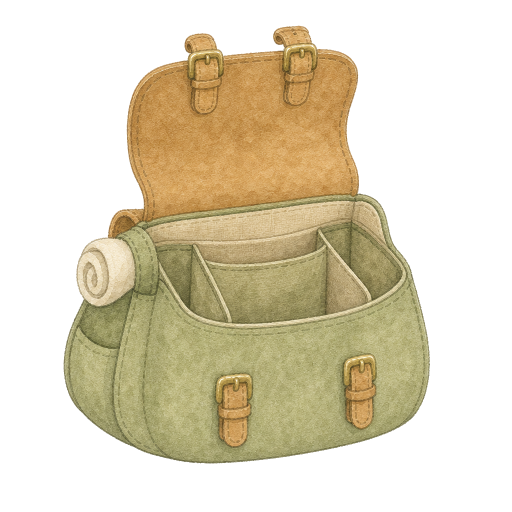
#> input picture docs/art/candidates/pack/v1/source/pack-opened-source-generated-v01.png, 1024 x 1024 px (shown at 1/2 size)
$ python build_pack_candidate.py
#> lines starting #> are read from the running program, lines starting #| are printed output that depends on the picture; after the words box and inside, x2 and y2 are one past the last pixel; in counts of white or black regions, pixels touching at a corner belong together
#!/usr/bin/env python3
"""Build the non-shipping opened-pack watercolor review pack."""

from __future__ import annotations

from collections import deque
from datetime import date
from hashlib import sha256
import json
from pathlib import Path
from typing import Iterable

from PIL import Image, ImageChops, ImageDraw, ImageFilter, ImageFont


ROOT = Path(__file__).resolve().parents[1]
REPO = ROOT.parents[4]
SOURCE = ROOT / "source"
MASTERS = ROOT / "masters"
RUNTIME = ROOT / "runtime"
REVIEWS = ROOT / "reviews"

GENERATED_SOURCE = SOURCE / "pack-opened-source-generated-v01.png"
ITEM_BOARD = (
    REPO
    / "docs/art/candidates/calibration"
    / "calibration-non-final--item-board--starter-set--candidate-a--v01.png"
)
HOME_REVIEWS = {
    (390, 844): (
        REPO
        / "docs/art/candidates/home/v3/reviews"
        / "mobile-review--390x844--at-home--non-shipping-v03.png"
    ),
    (430, 932): (
        REPO
        / "docs/art/candidates/home/v3/reviews"
        / "mobile-review--430x932--at-home--non-shipping-v03.png"
    ),
}

MASTER_SIZE = 1536
RUNTIME_SIZES = (342, 382)
STATUS = "NON-SHIPPING / VISUAL-REVIEW-ONLY"

BASE_MASTER = MASTERS / "pack-opened-base--master-1536--non-shipping-v01.png"
RIM_MASTER = (
    MASTERS
    / "pack-opened-foreground-rim--master-1536--non-shipping-v01.png"
)

GENERATION_PROMPT = (
    "Create one centered, physically believable opened travel satchel as a "
    "reusable watercolor game asset, matching the supplied approved closed "
    "navigation satchel: muted sage woven body, warm ochre-tan leather flap "
    "and straps, antique-brass buckles, and the rolled cream blanket secured "
    "on the left. Show the flap hinged upward and backward, a lined cavity, "
    "three believable organizing zones, and a broad curved foreground lip "
    "that can occlude inserted item art. Use the locked restrained watercolor "
    "B intensity, thin warm gray-brown contours, low saturation, soft "
    "imperfect edges, and a transparent square canvas. No products, cat, "
    "scene, floor, text, numbers, labels, emoji, UI, logo, or watermark."
)


def ensure_directories() -> None:
    for directory in (SOURCE, MASTERS, RUNTIME, REVIEWS):
        directory.mkdir(parents=True, exist_ok=True)


def clamp(value: float, low: float = 0.0, high: float = 1.0) -> float:
    return max(low, min(high, value))


def flattened_pixels(image: Image.Image) -> list:
    getter = getattr(image, "get_flattened_data", None)
    return list(getter() if getter else image.getdata())


def zero_transparent_rgb(image: Image.Image) -> Image.Image:
    rgba = image.convert("RGBA")
    pixels = []
    for red, green, blue, alpha in flattened_pixels(rgba):
        pixels.append((red, green, blue, alpha) if alpha else (0, 0, 0, 0))
    rgba.putdata(pixels)
    return rgba


def dematte_connected_light_background(
    source: Image.Image,
    *,
    luminance_floor: int,
    chroma_ceiling: int,
    enclosed_seeds: Iterable[tuple[int, int]] = (),
) -> Image.Image:
    """Remove a generated checker/paper matte without erasing enclosed light art."""

    rgb = source.convert("RGB")
    width, height = rgb.size
    values = flattened_pixels(rgb)
    count = width * height
    candidate = bytearray(count)

    for index, (red, green, blue) in enumerate(values):
        luminance = (red * 54 + green * 183 + blue * 19) // 256
        chroma = max(red, green, blue) - min(red, green, blue)
        if luminance >= luminance_floor and chroma <= chroma_ceiling:
            candidate[index] = 1

    background = bytearray(count)
    queue: deque[int] = deque()

    def seed(x: int, y: int) -> None:
        if not (0 <= x < width and 0 <= y < height):
            return
        index = y * width + x
        if candidate[index] and not background[index]:
            background[index] = 1
            queue.append(index)

    for x in range(width):
        seed(x, 0)
        seed(x, height - 1)
    for y in range(height):
        seed(0, y)
        seed(width - 1, y)
    for x, y in enclosed_seeds:
        seed(x, y)

    while queue:
        index = queue.popleft()
        x = index % width
        y = index // width
        if x:
            neighbor = index - 1
            if candidate[neighbor] and not background[neighbor]:
                background[neighbor] = 1
                queue.append(neighbor)
        if x + 1 < width:
            neighbor = index + 1
            if candidate[neighbor] and not background[neighbor]:
                background[neighbor] = 1
                queue.append(neighbor)
        if y:
            neighbor = index - width
            if candidate[neighbor] and not background[neighbor]:
                background[neighbor] = 1
                queue.append(neighbor)
        if y + 1 < height:
            neighbor = index + width
            if candidate[neighbor] and not background[neighbor]:
                background[neighbor] = 1
                queue.append(neighbor)

    connected_mask = Image.frombytes("L", (width, height), bytes(background))
    edge_zone = connected_mask.filter(ImageFilter.MaxFilter(11))
    edge_values = flattened_pixels(edge_zone)

    output = []
    for index, (red, green, blue) in enumerate(values):
        if background[index]:
            output.append((0, 0, 0, 0))
            continue

        alpha = 255
        if edge_values[index]:
            luminance = (red * 54 + green * 183 + blue * 19) / 256
            chroma = max(red, green, blue) - min(red, green, blue)
            color_evidence = chroma / max(1, chroma_ceiling * 1.45)
            value_evidence = (242 - luminance) / 62
            foreground = clamp(max(color_evidence, value_evidence))
            foreground = foreground * foreground * (3 - 2 * foreground)
            alpha = round(255 * foreground)
        output.append((red, green, blue, alpha))

    rgba = Image.new("RGBA", (width, height))
    rgba.putdata(output)
    return zero_transparent_rgb(rgba)


def resize_rgba(image: Image.Image, size: tuple[int, int]) -> Image.Image:
    return zero_transparent_rgb(
        image.convert("RGBA").resize(size, Image.Resampling.LANCZOS)
    )


def build_source_and_layers() -> None:
    source = Image.open(GENERATED_SOURCE)
#> source is the input picture: PIL image 1024x1024 RGBA; mean R, G, B, A 80.4, 71.2, 47.1, 112.8
    if source.mode == "RGBA" and source.getextrema()[3][0] == 0:
        clean = zero_transparent_rgb(source)
#> after the loop in zero_transparent_rgb, `for red, green, blue, alpha in flattened_pixels(rgba):`: pixels = 1048576 items
    else:
        clean = dematte_connected_light_background(
            source,
            luminance_floor=214,
            chroma_ceiling=20,
            enclosed_seeds=((384, 72), (580, 68)),
        )

    clean.save(GENERATED_SOURCE, optimize=True)
    master = resize_rgba(clean, (MASTER_SIZE, MASTER_SIZE))
    master.save(BASE_MASTER, optimize=True)

    scale = MASTER_SIZE / 1024
    rim_points_source = (
        (156, 528),
        (190, 536),
        (222, 562),
        (256, 598),
        (330, 630),
        (420, 648),
        (514, 653),
        (610, 641),
        (702, 616),
        (780, 578),
        (834, 530),
        (872, 552),
        (908, 668),
        (900, 792),
        (856, 862),
        (780, 904),
        (640, 926),
        (460, 936),
        (286, 926),
        (188, 892),
        (128, 830),
        (110, 706),
        (118, 606),
    )
    antialias = 4
    mask = Image.new("L", (MASTER_SIZE * antialias, MASTER_SIZE * antialias), 0)
#> mask: PIL image 6144x6144 L; every value is 0
    draw = ImageDraw.Draw(mask)
    draw.polygon(
        [
            (
                round(x * scale * antialias),
                round(y * scale * antialias),
            )
            for x, y in rim_points_source
        ],
        fill=255,
    )
    blanket_points_source = (
        (102, 494),
        (124, 470),
        (206, 470),
        (240, 505),
        (244, 588),
        (212, 620),
        (118, 620),
        (96, 574),
    )
    draw.polygon(
        [
            (
                round(x * scale * antialias),
                round(y * scale * antialias),
            )
            for x, y in blanket_points_source
        ],
        fill=255,
    )
    mask = mask.resize((MASTER_SIZE, MASTER_SIZE), Image.Resampling.LANCZOS)
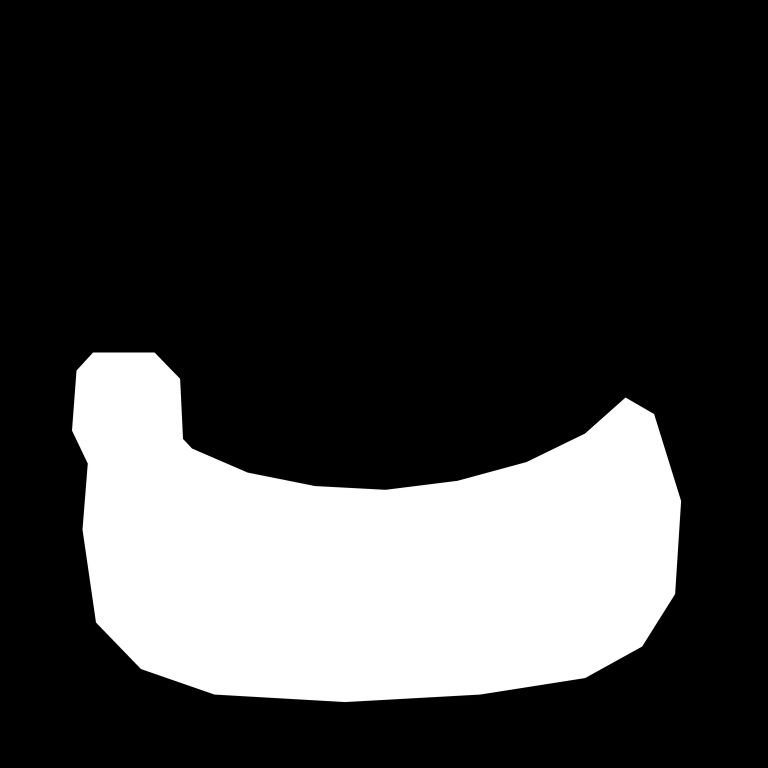
#> mask: PIL image 1536x1536 L (shown at 1/2 size); min 0, max 255, mean 60.4
    rim = master.copy()
    rim.putalpha(ImageChops.multiply(master.getchannel("A"), mask))
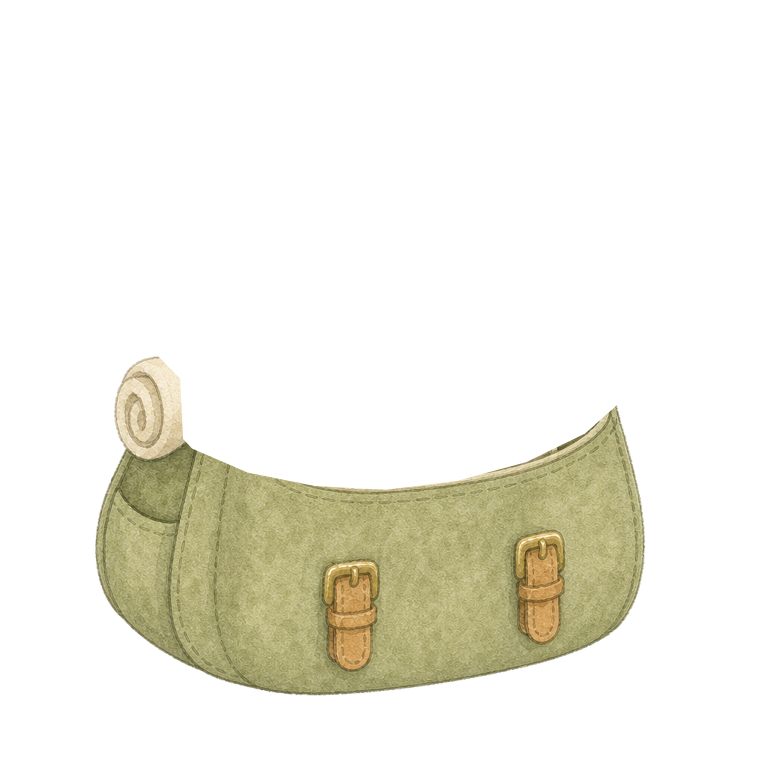
#> rim: PIL image 1536x1536 RGBA (shown at 1/2 size); mean R, G, B, A 81.3, 72.1, 47.9, 49.7; transparent parts drawn white
    rim = zero_transparent_rgb(rim)
    rim.save(RIM_MASTER, optimize=True)

    for size in RUNTIME_SIZES:
        resize_rgba(master, (size, size)).save(
            RUNTIME
            / f"pack-opened-base--css-{size}--non-shipping-v01.png",
            optimize=True,
        )
        resize_rgba(rim, (size, size)).save(
            RUNTIME
            / f"pack-opened-foreground-rim--css-{size}--non-shipping-v01.png",
            optimize=True,
        )


# [58 lines left out: functions get_font, fit_text, draw_wrapped_text, not called in this run]


def trim_alpha(image: Image.Image) -> Image.Image:
    alpha = image.getchannel("A")
    box = alpha.getbbox()
    return image.crop(box) if box else image


def load_review_items() -> dict[str, Image.Image]:
    board = Image.open(ITEM_BOARD).convert("RGB")
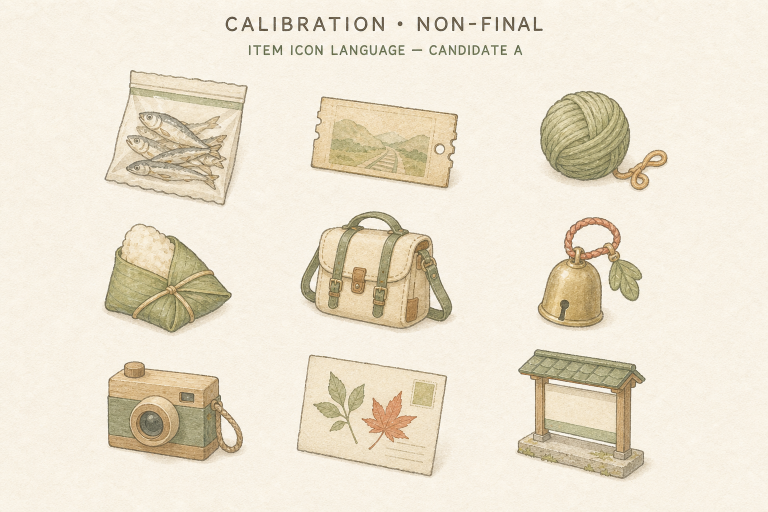
#> input picture docs/art/candidates/calibration/calibration-non-final--item-board--starter-set--candidate-a--v01.png, 1536 x 1024 px (shown at 1/2 size)
#> board is the input picture: PIL image 1536x1024 RGB; mean R, G, B 235.5, 226.7, 208.6
    crops = {
        "ticket": (540, 82, 990, 382),
        "yarn": (1010, 66, 1455, 390),
        "camera": (160, 585, 655, 1008),
    }
    items: dict[str, Image.Image] = {}
    for item_id, box in crops.items():
        crop = board.crop(box)
        clean = dematte_connected_light_background(
            crop,
            luminance_floor=207,
            chroma_ceiling=42,
        )
        items[item_id] = trim_alpha(clean)
#> this loop made 3 passes
#> pass 1, in load_review_items, `crop = board.crop(box)`:
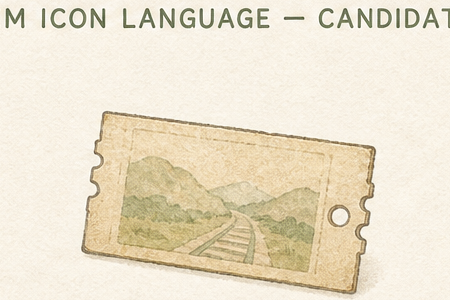
#> crop: PIL image 450x300 RGB; mean R, G, B 235.2, 225.3, 203.8
#> pass 1, in dematte_connected_light_background, `connected_mask = Image.frombytes("L", (width, height), bytes(backgroun..`:
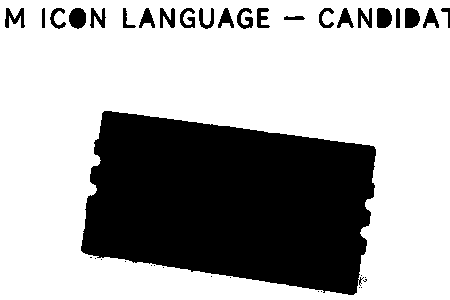
#> connected_mask: PIL image 450x300 L; values 0 (black) and 1 (white), 67% white; 39 black regions (16 under 20 px), largest, box (x1, y1, x2, y2) and area: (81, 111, 376, 295) 41081, (69, 8, 86, 29) 285, (377, 8, 392, 28) 260
#> after the loop:
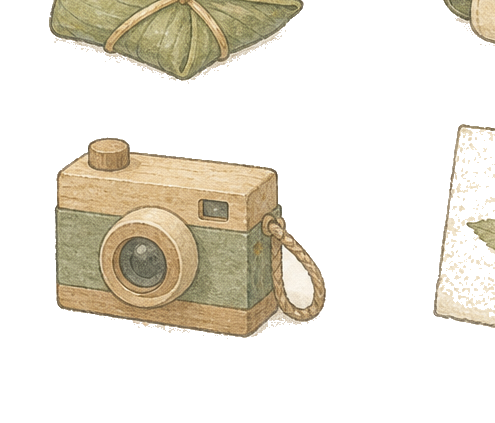
#> clean: PIL image 495x423 RGBA; mean R, G, B, A 52.2, 47.2, 36.2, 72.5; transparent parts drawn white
#> after the loop:
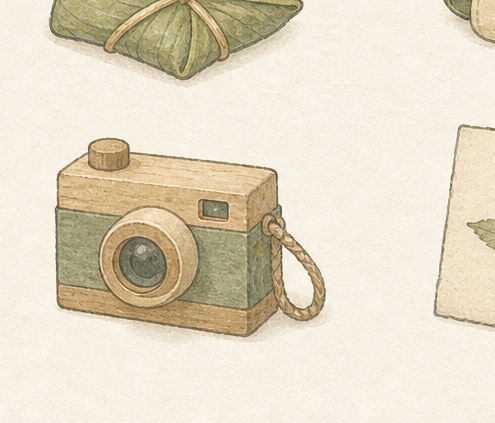
#> crop: PIL image 495x423 RGB; mean R, G, B 228.2, 218.4, 197.9
    return items


# [177 lines left out: functions paste_contain, render_bag, draw_summary, draw_empty_box, draw_item_card, not called in this run]


def make_drawer_shell(
    viewport: tuple[int, int],
    state_label: str,
) -> tuple[Image.Image, int, int]:
    width, height = viewport
    background = Image.open(HOME_REVIEWS[viewport]).convert("RGBA")
    if background.size != viewport:
        background = background.resize(viewport, Image.Resampling.LANCZOS)
    dim = Image.new("RGBA", viewport, (48, 49, 40, 86))
    background.alpha_composite(dim)

    drawer_height = min(round(height * 0.78), 720)
    top = height - drawer_height
    draw = ImageDraw.Draw(background)
    draw.rounded_rectangle(
        (0, top, width, height + 36),
        radius=28,
        fill=(247, 240, 223),
        outline=(122, 120, 101),
        width=1,
    )
    draw.rounded_rectangle(
        (width / 2 - 22, top + 10, width / 2 + 22, top + 14),
        radius=3,
        fill=(174, 172, 151),
    )
    eyebrow = get_font(10)
    title = get_font(22, semibold=True)
    close = get_font(20)
    label = get_font(9)
    draw.text((24, top + 33), "为下一次旅行", font=eyebrow, fill=(124, 125, 109))
    draw.text((24, top + 47), "行囊", font=title, fill=(79, 81, 68))
    draw.ellipse(
        (width - 62, top + 33, width - 24, top + 71),
        fill=(255, 252, 241),
        outline=(154, 153, 134),
        width=1,
    )
    draw.text((width - 50, top + 38), "×", font=close, fill=(79, 81, 68))
    review_label = f"NON-SHIPPING · PACK V1 · {state_label}"
    review_bounds = draw.textbbox((0, 0), review_label, font=label)
    review_width = review_bounds[2] - review_bounds[0]
    label_top = top - 28
    draw.rounded_rectangle(
        (10, label_top - 2, 20 + review_width, label_top + 15),
        radius=8,
        fill=(59, 60, 50, 150),
    )
    draw.text(
        (15, label_top),
        review_label,
        font=label,
        fill=(248, 244, 229),
    )
    return background, top, drawer_height


# [98 lines left out: function draw_overflow_state, not called in this run]


def make_mobile_review(
    viewport: tuple[int, int],
    state: str,
    item_art: dict[str, Image.Image],
) -> None:
    width, height = viewport
    canvas, drawer_top, _ = make_drawer_shell(viewport, state.upper())
    inner = width - 48
    content_top = drawer_top + 92
    bottom = height - 28
    draw = ImageDraw.Draw(canvas)

    if state == "overflow-scroll":
        bag = render_bag(
            inner,
            items=("yarn", "ticket", "camera"),
            item_art=item_art,
        )
        draw_overflow_state(
            canvas,
            content_top=content_top,
            bottom=bottom,
            inner=inner,
            bag=bag,
        )
    else:
        if state == "empty":
            count = "0 / 3"
            summary = "放入第一件物品后，小猫会自己等待合适的出发时机。"
            bag_items: tuple[str, ...] = ()
        elif state == "populated":
            count = "3 / 3"
            summary = "已经准备好了。还可以调整，但不能命令它立刻出发。"
            bag_items = ("yarn", "ticket", "camera")
        else:
            count = "2 / 3"
            summary = "车票仍在家里；当前界面只提供行内心愿地选择。"
            bag_items = ("yarn", "camera")

        draw_summary(
            canvas,
            box=(24, content_top, width - 24, content_top + 68),
            count=count,
            copy=summary,
        )
        bag_y = content_top + 70
        bag_size = inner if state != "selected-inline-detail" else round(inner * 0.78)
        bag = render_bag(bag_size, items=bag_items, item_art=item_art)
        bag_x = round((width - bag_size) / 2)
        canvas.alpha_composite(bag, (bag_x, bag_y))

        section_font = get_font(12, semibold=True)
        small_font = get_font(10)
        if state == "empty":
            y = bag_y + bag_size - 3
            draw.text((24, y), "已经放好", font=section_font, fill=(79, 81, 68))
            draw_empty_box(
                draw,
                (24, y + 22, width - 24, y + 65),
                "还没有放入物品。",
            )
            draw.text(
                (24, y + 77),
                "家里可用",
                font=section_font,
                fill=(79, 81, 68),
            )
            draw.text(
                (24, y + 98),
                "先去小铺挑一件小物吧。",
                font=small_font,
                fill=(124, 125, 109),
            )
        elif state == "populated":
            y = bag_y + bag_size - 3
            draw.text((24, y), "已经放好", font=section_font, fill=(79, 81, 68))
            card = Image.new("RGBA", (inner, 80), (0, 0, 0, 0))
            draw_item_card(
                card,
                y=0,
                width=inner,
                token="球",
                title="毛线球",
                kind="小玩具",
                hint="路上也可以玩一会儿。",
                action="取出",
            )
            canvas.alpha_composite(card, (24, y + 21))
        else:
            card_y = bag_y + bag_size - 6
            detail_card = Image.new("RGBA", (inner, 102), (0, 0, 0, 0))
            draw_item_card(
                detail_card,
                y=0,
                width=inner,
                token="票",
                title="车票",
                kind="心愿",
                hint="写着一个心愿地，但不保证照着走。",
                action="放入",
                detail="心愿地：北京 · 故宫角楼  ▾",
            )
            canvas.alpha_composite(detail_card, (24, card_y))

    output = (
        REVIEWS
        / f"mobile-review--{width}x{height}--{state}--non-shipping-v01.png"
    )
    canvas.convert("RGB").save(output, optimize=True)


# [542 lines left out: functions checkerboard, place_preview, make_contact_sheet, alpha_metrics, write_metadata, write_generation_brief and 4 more, not called in this run]


def main() -> None:
    ensure_directories()
    build_source_and_layers()
    item_art = load_review_items()
    for viewport in HOME_REVIEWS:
        for state in (
            "empty",
            "populated",
            "selected-inline-detail",
            "overflow-scroll",
        ):
            make_mobile_review(viewport, state, item_art)
    make_contact_sheet(item_art)
    write_generation_brief()
    write_metadata()
    write_qa_report()
    write_readme()
    write_manifest()


if __name__ == "__main__":
#> (the run stopped early here; a loop or call above may not have finished)
